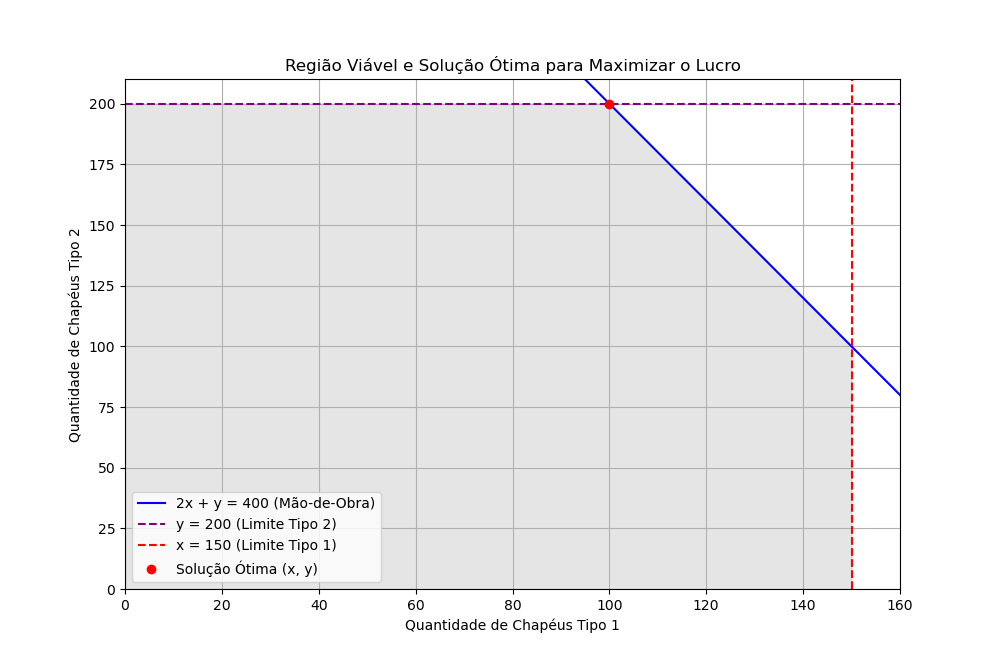

This figure's Python source:
from mip import Model, maximize, CONTINUOUS, MAXIMIZE
import matplotlib.pyplot as plt
import numpy as np

# Criando o modelo
model = Model(sense=MAXIMIZE)

# Definindo as variáveis de decisão
x = model.add_var(var_type=CONTINUOUS)  # Chapéus do tipo 1
y = model.add_var(var_type=CONTINUOUS) # Chapéus do tipo 2

# Definindo a função objetivo (maximizar lucro total)
model.objective = maximize(8 * x + 5 * y)

# Adicionando as restrições de produção e mercado
model += 2 * x + y <= 400      # Restrição de mão-de-obra
model += x <= 150              # Limite de mercado para chapéus tipo 1
model += y <= 200              # Limite de mercado para chapéus tipo 2

# Resolvendo o modelo
model.optimize()

# Extraindo os valores das variáveis
x_opt = x.x
y_opt = y.x
lucro_maximo = model.objective_value

print(f"Quantidade ótima de chapéus do tipo 1: {x_opt}")
print(f"Quantidade ótima de chapéus do tipo 2: {y_opt}")
print(f"Lucro máximo: ${lucro_maximo:.2f}")

# Plotando o gráfico da região viável e solução ótima

# Funções das restrições
def restricao_mao_obra(x):
    return 400 - 2 * x

def limite_tipo1(x):
    return 150

def limite_tipo2(x):
    return 200

# Intervalo de valores para o eixo x (tipo 1)
x_vals = np.linspace(0, 160, 400)
y_vals1 = restricao_mao_obra(x_vals)
y_vals2 = np.full_like(x_vals, 200)
y_vals3 = np.full_like(x_vals, 150)

# Plotando as restrições
plt.figure(figsize=(10, 8))
plt.plot(x_vals, y_vals1, label="2x + y = 400 (Mão-de-Obra)", color="blue")
plt.plot(x_vals, y_vals2, label="y = 200 (Limite Tipo 2)", color="purple", linestyle="--")
plt.axvline(150, color="red", linestyle="--", label="x = 150 (Limite Tipo 1)")

# Região viável (restrições)
plt.fill_between(x_vals, np.minimum(y_vals1, y_vals2), 0, where=(x_vals <= 150), color='gray', alpha=0.2)

# Ponto ótimo
plt.plot(x_opt, y_opt, 'ro', label="Solução Ótima (x, y)")

# Configurações do gráfico
plt.xlim(0, 160)
plt.ylim(0, 210)
plt.xlabel("Quantidade de Chapéus Tipo 1")
plt.ylabel("Quantidade de Chapéus Tipo 2")
plt.title("Região Viável e Solução Ótima para Maximizar o Lucro")
plt.legend()
plt.grid(True)
plt.show()
